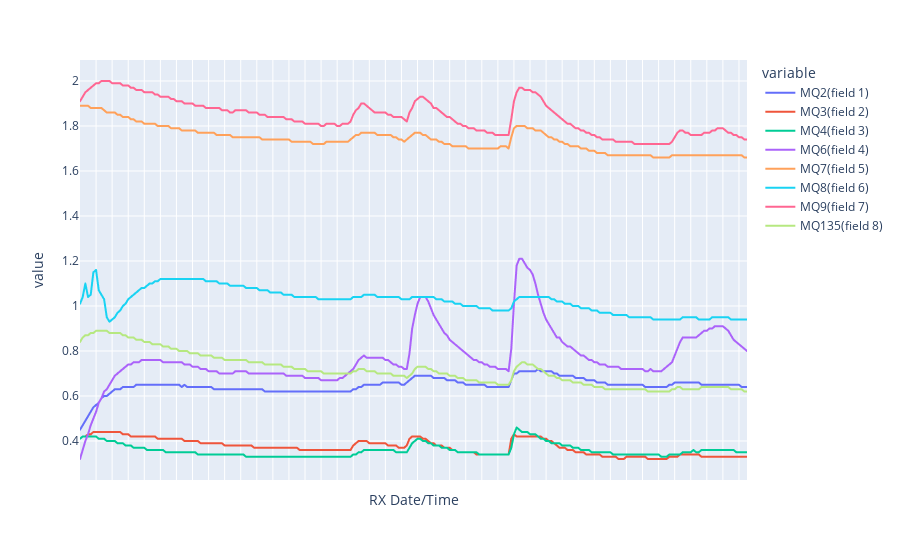
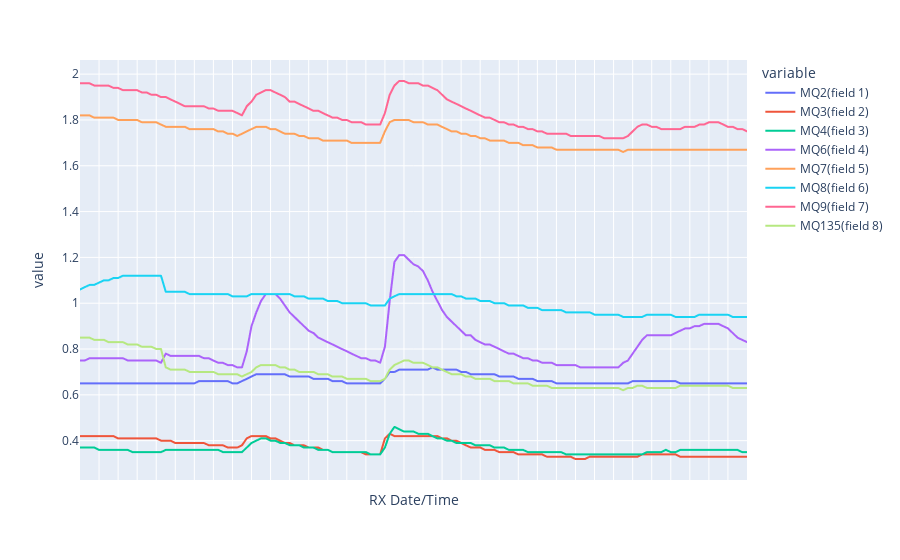

Here is the notebook cell these charts were saved with, in order:
### Code cell
fig3 = px.line(vin_above_mean, x="RX Date/Time", y=vin.columns)
fig3.update_xaxes(showticklabels=False)

fig2.show()
fig3.show()

### Figure 1 — Plotly figure (JSON) as saved in the notebook; plotly's stock layout.template omitted (floating-point values rounded to 4 significant figures; data arrays with more than 128 entries replaced by an {"elided": "..."} marker saying what was removed)
{"data": [{"hovertemplate": "variable=MQ2(field 1)<br>RX Date/Time=%{x}<br>value=%{y}<extra></extra>", "legendgroup": "MQ2(field 1)", "line": {"color": "#636efa", "dash": "solid"}, "mode": "lines", "name": "MQ2(field 1)", "showlegend": true, "type": "scattergl", "x": {"elided": "250 str values"}, "xaxis": "x", "y": {"elided": "250 float values"}, "yaxis": "y"}, {"hovertemplate": "variable=MQ3(field 2)<br>RX Date/Time=%{x}<br>value=%{y}<extra></extra>", "legendgroup": "MQ3(field 2)", "line": {"color": "#EF553B", "dash": "solid"}, "mode": "lines", "name": "MQ3(field 2)", "showlegend": true, "type": "scattergl", "x": {"elided": "250 str values"}, "xaxis": "x", "y": {"elided": "250 float values"}, "yaxis": "y"}, {"hovertemplate": "variable=MQ4(field 3)<br>RX Date/Time=%{x}<br>value=%{y}<extra></extra>", "legendgroup": "MQ4(field 3)", "line": {"color": "#00cc96", "dash": "solid"}, "mode": "lines", "name": "MQ4(field 3)", "showlegend": true, "type": "scattergl", "x": {"elided": "250 str values"}, "xaxis": "x", "y": {"elided": "250 float values"}, "yaxis": "y"}, {"hovertemplate": "variable=MQ6(field 4)<br>RX Date/Time=%{x}<br>value=%{y}<extra></extra>", "legendgroup": "MQ6(field 4)", "line": {"color": "#ab63fa", "dash": "solid"}, "mode": "lines", "name": "MQ6(field 4)", "showlegend": true, "type": "scattergl", "x": {"elided": "250 str values"}, "xaxis": "x", "y": {"elided": "250 float values"}, "yaxis": "y"}, {"hovertemplate": "variable=MQ7(field 5)<br>RX Date/Time=%{x}<br>value=%{y}<extra></extra>", "legendgroup": "MQ7(field 5)", "line": {"color": "#FFA15A", "dash": "solid"}, "mode": "lines", "name": "MQ7(field 5)", "showlegend": true, "type": "scattergl", "x": {"elided": "250 str values"}, "xaxis": "x", "y": {"elided": "250 float values"}, "yaxis": "y"}, {"hovertemplate": "variable=MQ8(field 6)<br>RX Date/Time=%{x}<br>value=%{y}<extra></extra>", "legendgroup": "MQ8(field 6)", "line": {"color": "#19d3f3", "dash": "solid"}, "mode": "lines", "name": "MQ8(field 6)", "showlegend": true, "type": "scattergl", "x": {"elided": "250 str values"}, "xaxis": "x", "y": {"elided": "250 float values"}, "yaxis": "y"}, {"hovertemplate": "variable=MQ9(field 7)<br>RX Date/Time=%{x}<br>value=%{y}<extra></extra>", "legendgroup": "MQ9(field 7)", "line": {"color": "#FF6692", "dash": "solid"}, "mode": "lines", "name": "MQ9(field 7)", "showlegend": true, "type": "scattergl", "x": {"elided": "250 str values"}, "xaxis": "x", "y": {"elided": "250 float values"}, "yaxis": "y"}, {"hovertemplate": "variable=MQ135(field 8)<br>RX Date/Time=%{x}<br>value=%{y}<extra></extra>", "legendgroup": "MQ135(field 8)", "line": {"color": "#B6E880", "dash": "solid"}, "mode": "lines", "name": "MQ135(field 8)", "showlegend": true, "type": "scattergl", "x": {"elided": "250 str values"}, "xaxis": "x", "y": {"elided": "250 float values"}, "yaxis": "y"}], "layout": {"autosize": true, "legend": {"title": {"text": "variable"}, "tracegroupgap": 0}, "margin": {"t": 60}, "xaxis": {"anchor": "y", "autorange": true, "domain": [0, 1], "range": [0, 249], "showticklabels": false, "title": {"text": "RX Date/Time"}, "type": "category"}, "yaxis": {"anchor": "x", "autorange": true, "domain": [0, 1], "range": [0.2267, 2.093], "title": {"text": "value"}, "type": "linear"}}}

### Figure 2 — Plotly figure (JSON) as saved in the notebook; plotly's stock layout.template omitted (floating-point values rounded to 4 significant figures; data arrays with more than 128 entries replaced by an {"elided": "..."} marker saying what was removed)
{"data": [{"hovertemplate": "variable=MQ2(field 1)<br>RX Date/Time=%{x}<br>value=%{y}<extra></extra>", "legendgroup": "MQ2(field 1)", "line": {"color": "#636efa", "dash": "solid"}, "mode": "lines", "name": "MQ2(field 1)", "showlegend": true, "type": "scattergl", "x": {"elided": "141 str values"}, "xaxis": "x", "y": {"elided": "141 float values"}, "yaxis": "y"}, {"hovertemplate": "variable=MQ3(field 2)<br>RX Date/Time=%{x}<br>value=%{y}<extra></extra>", "legendgroup": "MQ3(field 2)", "line": {"color": "#EF553B", "dash": "solid"}, "mode": "lines", "name": "MQ3(field 2)", "showlegend": true, "type": "scattergl", "x": {"elided": "141 str values"}, "xaxis": "x", "y": {"elided": "141 float values"}, "yaxis": "y"}, {"hovertemplate": "variable=MQ4(field 3)<br>RX Date/Time=%{x}<br>value=%{y}<extra></extra>", "legendgroup": "MQ4(field 3)", "line": {"color": "#00cc96", "dash": "solid"}, "mode": "lines", "name": "MQ4(field 3)", "showlegend": true, "type": "scattergl", "x": {"elided": "141 str values"}, "xaxis": "x", "y": {"elided": "141 float values"}, "yaxis": "y"}, {"hovertemplate": "variable=MQ6(field 4)<br>RX Date/Time=%{x}<br>value=%{y}<extra></extra>", "legendgroup": "MQ6(field 4)", "line": {"color": "#ab63fa", "dash": "solid"}, "mode": "lines", "name": "MQ6(field 4)", "showlegend": true, "type": "scattergl", "x": {"elided": "141 str values"}, "xaxis": "x", "y": {"elided": "141 float values"}, "yaxis": "y"}, {"hovertemplate": "variable=MQ7(field 5)<br>RX Date/Time=%{x}<br>value=%{y}<extra></extra>", "legendgroup": "MQ7(field 5)", "line": {"color": "#FFA15A", "dash": "solid"}, "mode": "lines", "name": "MQ7(field 5)", "showlegend": true, "type": "scattergl", "x": {"elided": "141 str values"}, "xaxis": "x", "y": {"elided": "141 float values"}, "yaxis": "y"}, {"hovertemplate": "variable=MQ8(field 6)<br>RX Date/Time=%{x}<br>value=%{y}<extra></extra>", "legendgroup": "MQ8(field 6)", "line": {"color": "#19d3f3", "dash": "solid"}, "mode": "lines", "name": "MQ8(field 6)", "showlegend": true, "type": "scattergl", "x": {"elided": "141 str values"}, "xaxis": "x", "y": {"elided": "141 float values"}, "yaxis": "y"}, {"hovertemplate": "variable=MQ9(field 7)<br>RX Date/Time=%{x}<br>value=%{y}<extra></extra>", "legendgroup": "MQ9(field 7)", "line": {"color": "#FF6692", "dash": "solid"}, "mode": "lines", "name": "MQ9(field 7)", "showlegend": true, "type": "scattergl", "x": {"elided": "141 str values"}, "xaxis": "x", "y": {"elided": "141 float values"}, "yaxis": "y"}, {"hovertemplate": "variable=MQ135(field 8)<br>RX Date/Time=%{x}<br>value=%{y}<extra></extra>", "legendgroup": "MQ135(field 8)", "line": {"color": "#B6E880", "dash": "solid"}, "mode": "lines", "name": "MQ135(field 8)", "showlegend": true, "type": "scattergl", "x": {"elided": "141 str values"}, "xaxis": "x", "y": {"elided": "141 float values"}, "yaxis": "y"}], "layout": {"autosize": true, "legend": {"title": {"text": "variable"}, "tracegroupgap": 0}, "margin": {"t": 60}, "xaxis": {"anchor": "y", "autorange": true, "domain": [0, 1], "range": [0, 140], "showticklabels": false, "title": {"text": "RX Date/Time"}, "type": "category"}, "yaxis": {"anchor": "x", "autorange": true, "domain": [0, 1], "range": [0.2283, 2.062], "title": {"text": "value"}, "type": "linear"}}}
